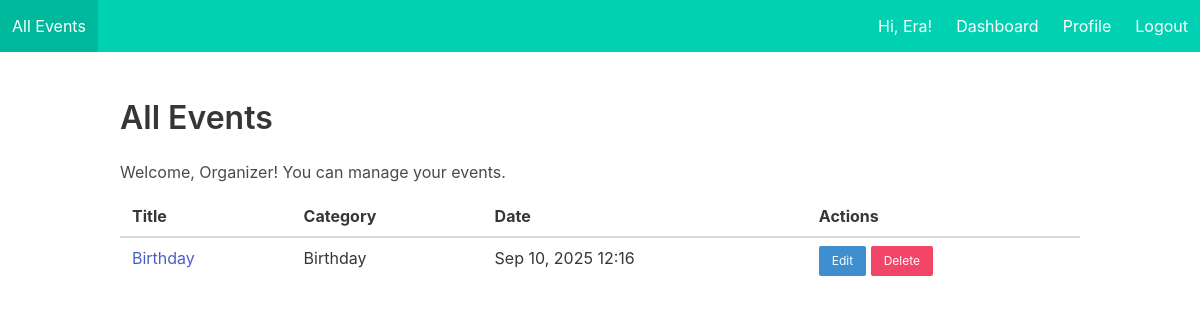
The app's page /events/ (signed in) with its own data.
### users/models.py (models this page shows, shortened)
class CustomUser(AbstractUser):
    profile_picture = models.ImageField(
        upload_to=user_profile_path,
        default='profile_pics/default.png',
        blank=True,
        null=True
    )
    phone_number = models.CharField(
        max_length=15,
        validators=[RegexValidator(
            regex=r'^\+?1?\d{9,15}$',
            message="Phone number must be entered in the format: '+999999999'. Up to 15 digits allowed."
        )],
        blank=True,
        null=True
    )

### events/models.py (models this page shows, shortened)
class Event(models.Model):
    organizer = models.ForeignKey(
    settings.AUTH_USER_MODEL,
    on_delete=models.CASCADE,
    related_name='organized_events',
    null=True,  # temporary migration er jonne
    blank=True
)
    title = models.CharField(max_length=200)
    description = models.TextField()
    category = models.ForeignKey(Category, on_delete=models.SET_NULL, null=True, blank=True)
    image = models.ImageField(upload_to='event_images/', default='default.jpg')
    date = models.DateTimeField()
    participants = models.ManyToManyField(
        settings.AUTH_USER_MODEL,
        related_name='rsvp_events',
        blank=True
    )

class Category(models.Model):
    name = models.CharField(max_length=100, unique=True)

### events/views.py (the view)
# urls.py: path('', EventListView.as_view(), name='event_list'),
class EventListView(LoginRequiredMixin, ListView):
    model = Event
    template_name = 'events/event_list.html'
    context_object_name = 'events'
    ordering = ['date']
    def get_context_data(self, **kwargs):
        context = super().get_context_data(**kwargs)
        context['is_organizer'] = self.request.user.groups.filter(name='Organizer').exists()
        return context

### events/templates/events/event_list.html (shortened to what this page needs)
{% extends 'base.html' %}
{% block content %}
<h1 class="title">All Events</h1>
{% if is_organizer %}
  <p>Welcome, Organizer! You can manage your events.</p>
{% endif %}
<table class="table is-fullwidth mt-3">
  <thead>
    <tr>
      <th>Title</th>
      <th>Category</th>
      <th>Date</th>
      <th>Actions</th>
    </tr>
  </thead>
  <tbody>
    {% for e in events %}
      <tr>
        <td><a href="{% url 'event_detail' e.id %}">{{ e.title }}</a></td>
        <td>
          {% if e.category %}
            {{ e.category.name }}
          {% else %}
            Uncategorized
          {% endif %}
        </td>
        <td>{{ e.date|date:"M d, Y H:i" }}</td>
        <td>
          {% if is_organizer %}
            <a class="button is-small is-info" href="{% url 'event_update' e.id %}">Edit</a>
            <form action="{% url 'event_delete' e.id %}" method="post" style="display:inline;">
                <button type="submit" class="button is-small is-danger">Delete</button>
            </form>
          {% endif %}
        </td>
      </tr>
    {% empty %}
      <tr>
        <td colspan="4">No events yet.</td>
      </tr>
    {% endfor %}
  </tbody>
</table>
{% endblock %}

### templates/base.html (shortened to what this page needs)
<!DOCTYPE html>
<html lang="en">
<head>
    <link rel="stylesheet" href="https://cdn.jsdelivr.net/npm/bulma@0.9.4/css/bulma.min.css">
</head>
<body>
    <nav class="navbar is-primary" role="navigation" aria-label="main navigation">
        <div class="navbar-brand">
            <a class="navbar-item" href="{% url 'event_list' %}">All Events</a>
        </div>
        <div id="navbarMenu" class="navbar-menu">
            <div class="navbar-end">
                {% if request.user.is_authenticated %}
                <div class="navbar-item">
                        Hi, {{ request.user.first_name|default:request.user.username }}!
                </div>
                    <a class="navbar-item" href="{% url 'dashboard' %}">Dashboard</a>
                    <a class="navbar-item" href="{% url 'profile' %}">Profile</a>
                    <a class="navbar-item" href="{% url 'logout' %}">Logout</a>
                {% else %}
                    <a class="navbar-item" href="{% url 'login' %}">Login</a>
                    <a class="navbar-item" href="{% url 'signup' %}">Signup</a>
                {% endif %}
            </div>
        </div>
    </nav>
    <section class="section">
        <div class="container">
            {% block content %}{% endblock %}
        </div>
    </section>
</body>
</html>

### records on screen
CustomUser: user.first_name "Era"
Event: title "Birthday", category.name "Birthday", date "Sep 10, 2025 12:16"
